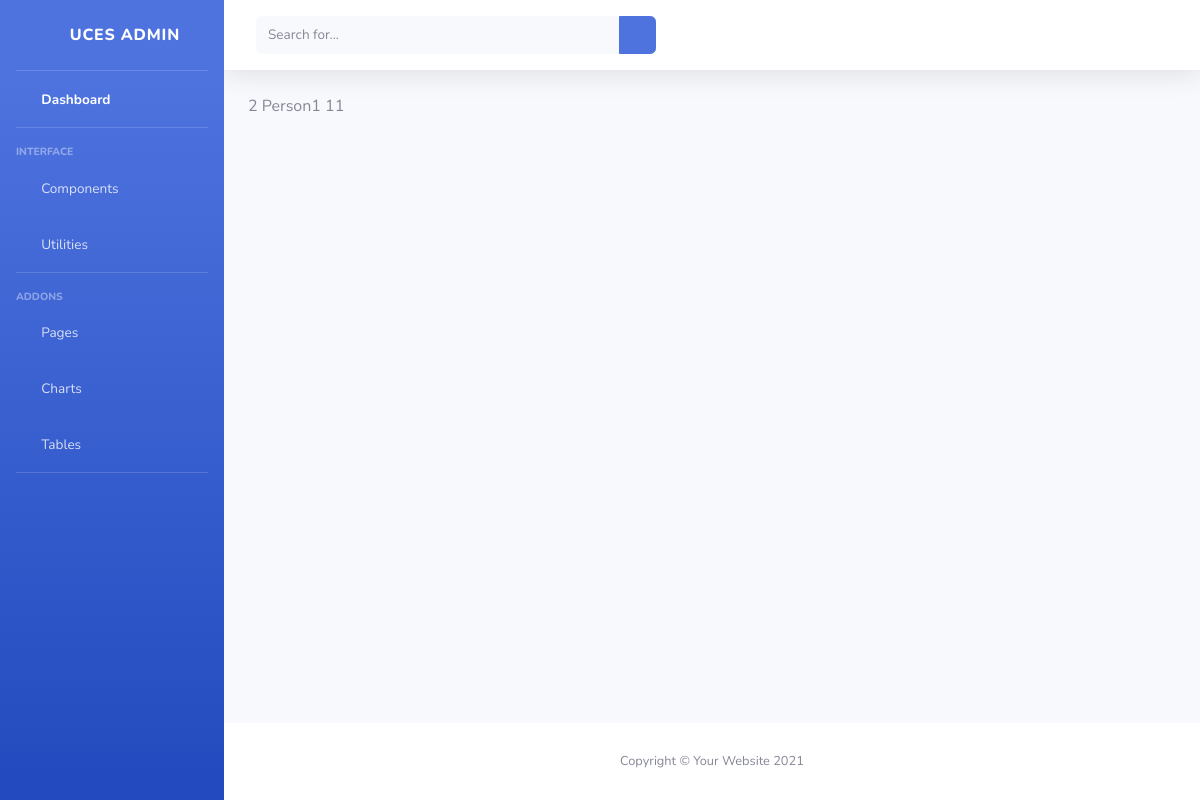
Page /Aplicacion1/persona/2 on the committed database.
### Aplicacion1/models.py (models this page shows, shortened)
class Persona(models.Model):
    nombre = models.CharField(max_length=30)
    apellido = models.CharField(max_length=30)
    edad = models.IntegerField()
    descripcion = models.TextField()
    nacimiento = models.DateField()
    peso = models.FloatField()
    argentino = models.BooleanField()
    foto = models.ImageField()

### Aplicacion1/views.py (the view)
# urls.py: path('persona/<pk>', views.PersonaDetalle.as_view(), name='DetailPersona'),
class PersonaDetalle(DetailView):
    model = Persona
    template_name = "Aplicacion1/persona_detalle.html"

### Aplicacion1/templates/Aplicacion1/persona_detalle.html
{% extends "Aplicacion1/padre.html" %}
{% load static %}
        {% block contenido %}
          {{persona.id}}
          {{persona.nombre}}
          {{persona.descripcion}}
         {% endblock %}

### rows in the picture
Persona: id "2", nombre "Person1", descripcion "11"
